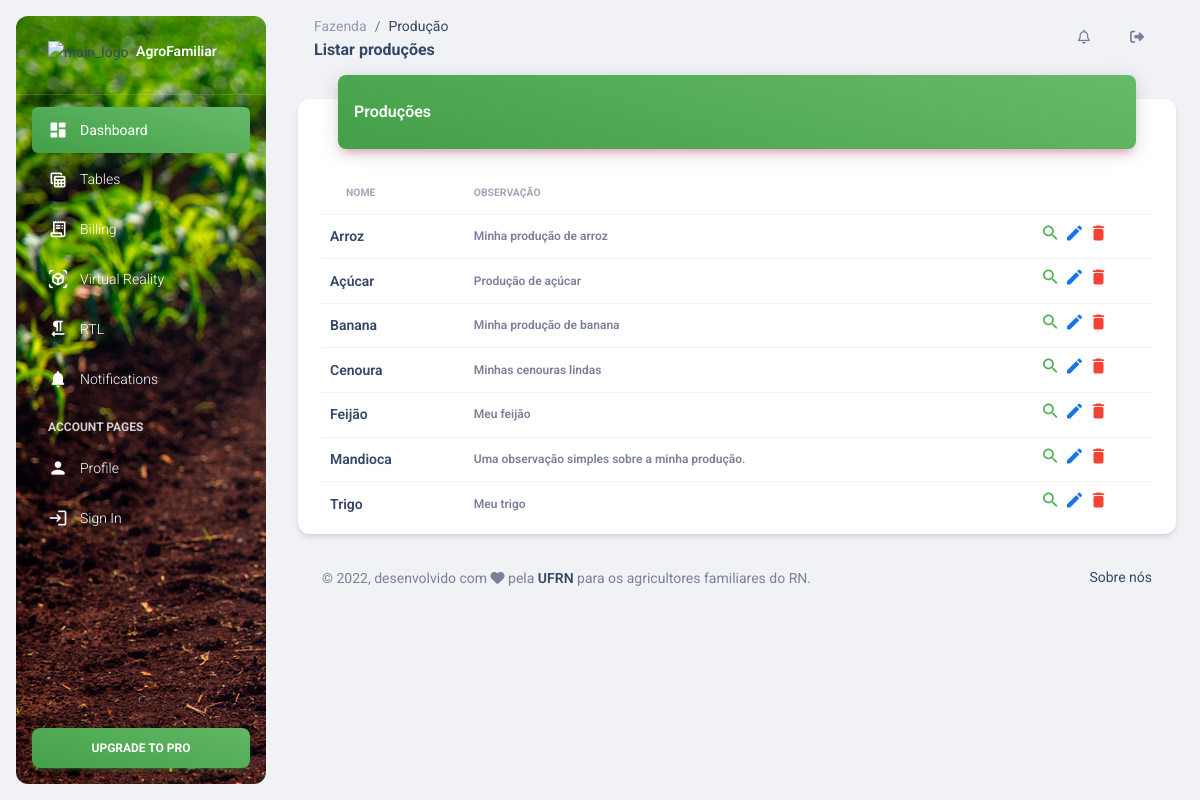
Before: /producao/listar/ with the older database file.
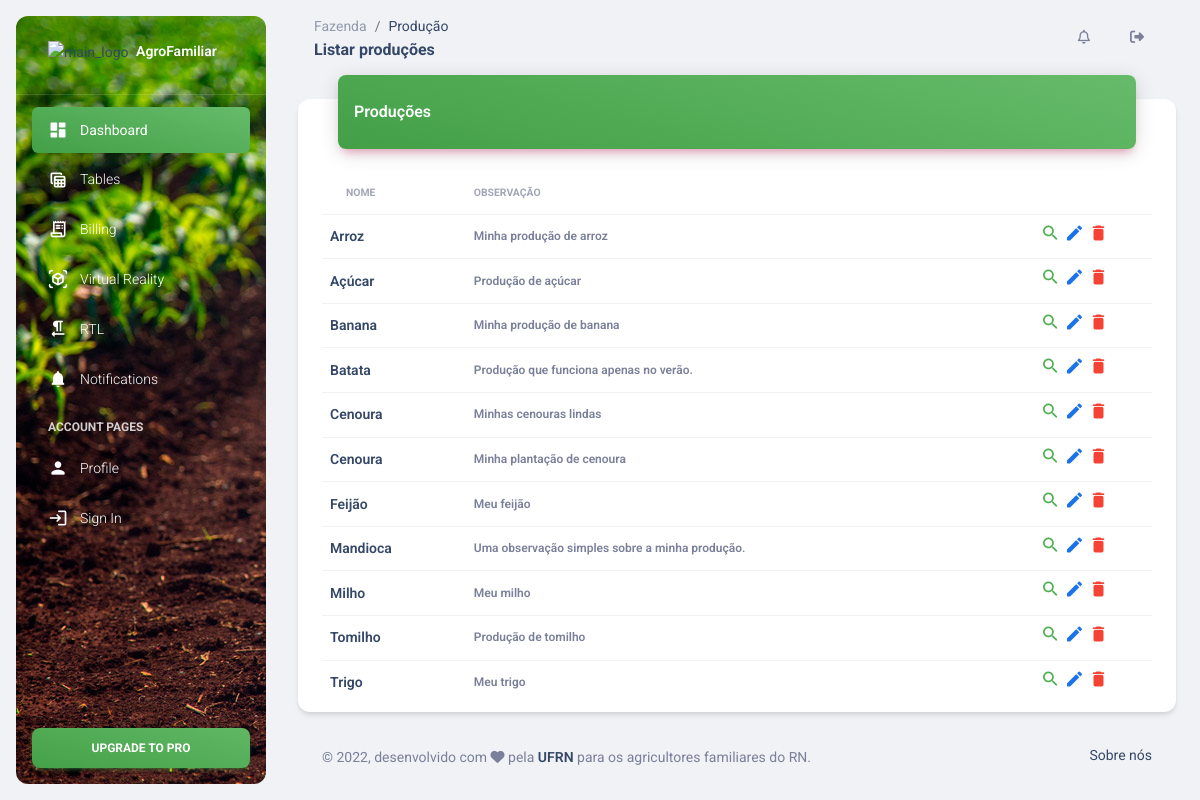
After: the same page with the newer database file.
### Producao/models.py (models this page shows, shortened)
class Producao(models.Model):
    nome = models.CharField(max_length=100, verbose_name="Nome")
    observacao = models.TextField(verbose_name="Observação")
    ativo = models.BooleanField(verbose_name="Ativo", default=True)
    class Meta:
        ordering = ['nome']
        verbose_name = "Produção"
        verbose_name_plural = "Produções"

### Producao/views.py (the view)
# urls.py: path('listar/', views.listar_producao, name='listar'),
def listar_producao(request):
    lista_producoes = Producao.objects.filter(ativo=True)
    informacoes = {
        'lista' : lista_producoes
    }
    return render(request, "Producao/listar.html", informacoes)

### Templates/Producao/listar.html (shortened to what this page needs)
{% extends "Base/base.html" %}
{% block titulo %}
    Listar produções
{% endblock %}
{% block diretorio_raiz %}
    Fazenda
{% endblock %}
{% block diretorio %}
    Produção
{% endblock %}
{% block conteudo %}
<div class="row">
    <div class="col-12">
      <div class="card my-4">
          <div class="container">
            <div class="card-header p-0 position-relative mt-n4 mx-3 z-index-2">
            <div class="bg-gradient-success shadow-primary border-radius-lg pt-4 pb-3">
                <h6 class="text-white text-capitalize ps-3">Produções</h6>
            </div>
            </div>
            <div class="card-body px-0 pb-2">
            <div class="table-responsive p-0">
                <table class="table align-items-center mb-0" id="tabela_producoes">
                <thead>
                    <tr>
                    <th class="text-uppercase text-secondary text-xxs font-weight-bolder opacity-7">Nome</th>
                    <th class="text-uppercase text-secondary text-xxs font-weight-bolder opacity-7 ps-2">Observação</th>
                    <th class="text-center text-secondary opacity-7"></th>
                    </tr>
                </thead>
                <tbody>
                    {% for producao in lista %}
                        <tr id="producao_{{producao.pk}}">
                            <td> <h6 class="mb-0 text-sm">{{producao.nome}}</h6></td>
                            <td> <p class="text-xs font-weight-bold mb-0">{{producao.observacao}}</p> </td>
                            <td align="center">
                                <a type="submit" href="{% url 'producao:detalhes' pk=producao.id %}">
                                    <i class="material-icons ms-auto text-success cursor-pointer" data-bs-toggle="tooltip" data-bs-placement="top" title="Visualizar">search</i>
                                </a>
                                <a type="submit" href="{% url 'producao:editar' pk=producao.id %}">
                                    <i class="material-icons ms-auto text-info cursor-pointer" data-bs-toggle="tooltip" data-bs-placement="top" title="Editar">edit</i>
                                </a>
                                <a data-toggle="modal" data-target="#modal-{{producao.pk}}" data-tt="tooltip">
                                    <i class="material-icons ms-auto text-danger cursor-pointer" data-bs-toggle="tooltip" data-bs-placement="top" title="Remover">delete</i>
                                </a>
                            </td>
                        </tr>
                    {% endfor %}
                </tbody>
                </table>
            </div>
            </div>
        </div>
      </div>
    </div>
  </div>
{% endblock %}

Changed rows visible on the page:
added Producao: nome "Batata", observacao "Produção que funciona apenas no verão."
added Producao: nome "Cenoura", observacao "Minha plantação de cenoura"
added Producao: nome "Milho", observacao "Meu milho"
added Producao: nome "Tomilho", observacao "Produção de tomilho"
